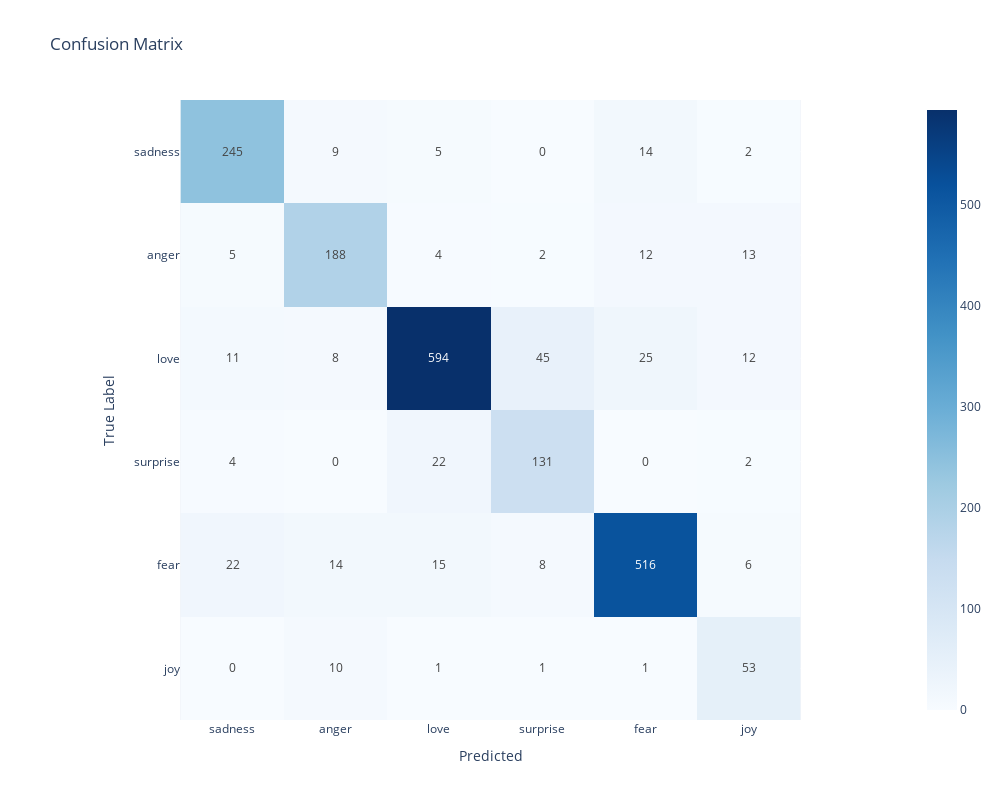

The notebook cell this image was saved under:
### Markdown cell above
## 4 - DecisionTreeClassifier

### Code cell
model = Model(X_train, y_train, X_test, y_test, DecisionTreeClassifier(random_state = 42), TfidfVectorizer(), balancer=SMOTE(random_state=42))
model.fit()
y_pred = model.predict()
model.report(y_pred, class_labels)

### Figure 1 — Plotly figure (JSON) as saved in the notebook; plotly's stock layout.template omitted (floating-point values rounded to 4 significant figures)
{"data": [{"coloraxis": "coloraxis", "hovertemplate": "Predicted: %{x}<br>True Label: %{y}<br>color: %{z}<extra></extra>", "name": "0", "texttemplate": "%{z}", "type": "heatmap", "x": ["sadness", "anger", "love", "surprise", "fear", "joy"], "xaxis": "x", "y": ["sadness", "anger", "love", "surprise", "fear", "joy"], "yaxis": "y", "z": [[245, 9, 5, 0, 14, 2], [5, 188, 4, 2, 12, 13], [11, 8, 594, 45, 25, 12], [4, 0, 22, 131, 0, 2], [22, 14, 15, 8, 516, 6], [0, 10, 1, 1, 1, 53]]}], "layout": {"coloraxis": {"colorscale": [[0, "rgb(247,251,255)"], [0.125, "rgb(222,235,247)"], [0.25, "rgb(198,219,239)"], [0.375, "rgb(158,202,225)"], [0.5, "rgb(107,174,214)"], [0.625, "rgb(66,146,198)"], [0.75, "rgb(33,113,181)"], [0.875, "rgb(8,81,156)"], [1, "rgb(8,48,107)"]]}, "height": 800, "title": {"text": "Confusion Matrix"}, "width": 1000, "xaxis": {"anchor": "y", "constrain": "domain", "domain": [0, 1], "scaleanchor": "y", "title": {"text": "Predicted"}}, "yaxis": {"anchor": "x", "autorange": "reversed", "constrain": "domain", "domain": [0, 1], "title": {"text": "True Label"}}}}
